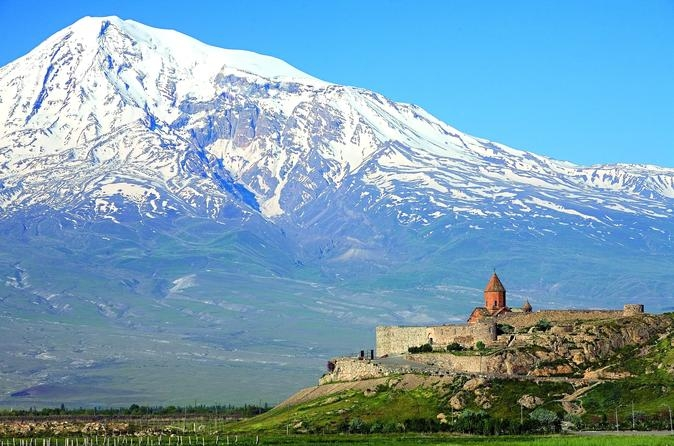
#> input picture Assignment2/Q1_Image.jpg, 674 x 446 px
$ python Q1.py
#> lines starting #> are read from the running program, lines starting #| are printed output that depends on the picture; after the words box and inside, x2 and y2 are one past the last pixel; in counts of white or black regions, pixels touching at a corner belong together
#Strike off an image using image.shape and drawing tools.
import cv2

img = cv2.imread('Q1_Image.jpg')
#> img is the input picture: shape (446, 674, 3); mean B, G, R 181.8, 160.2, 121
cv2.line(img,(0,0),(img.shape[1],img.shape[0]),(0,0,0),4)
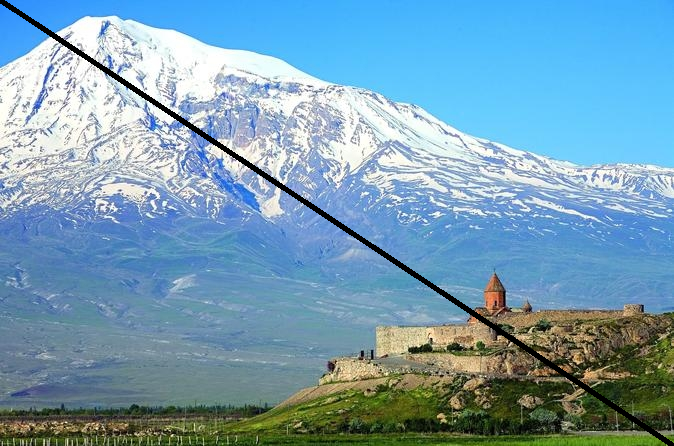
#> img: shape (446, 674, 3); 1.39% of pixels changed, all inside (x1, y1, x2, y2) = (0, 0, 674, 446)

cv2.imshow('Frame',img)
cv2.waitKey(0)
